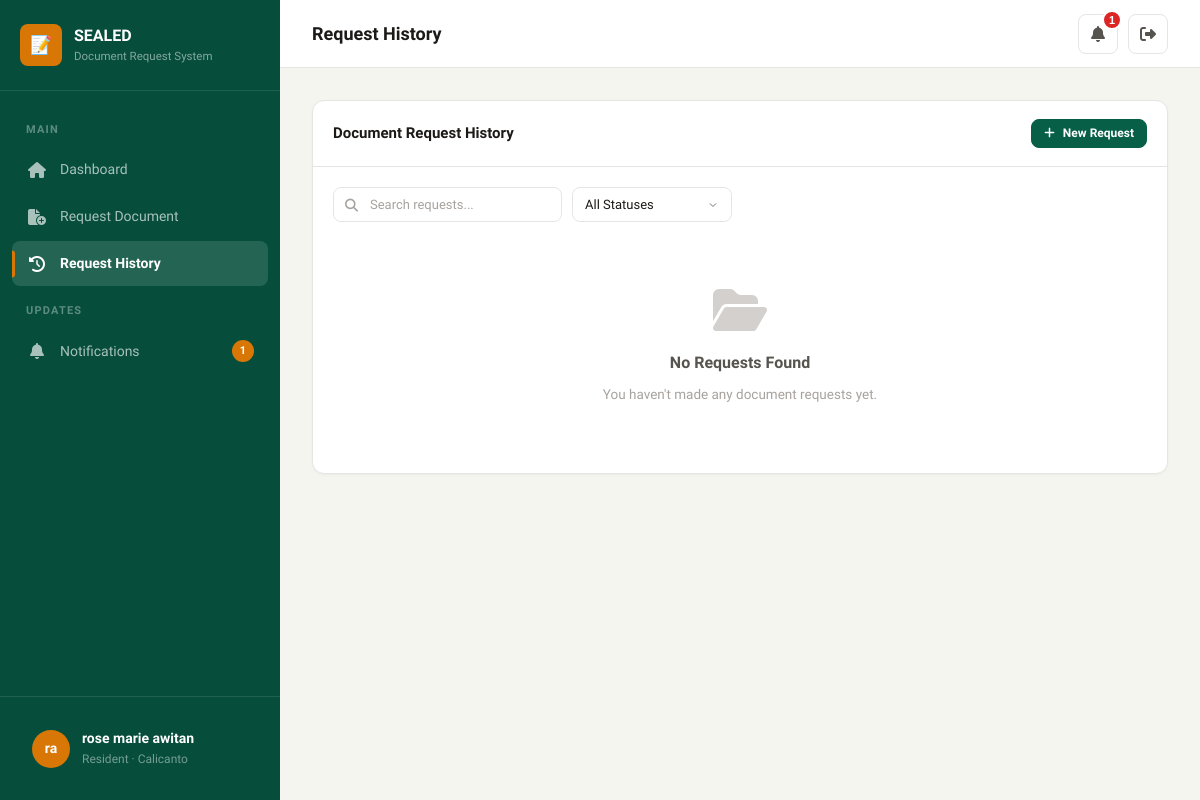
The page /resident/history/ (signed in) on the database as committed earlier.
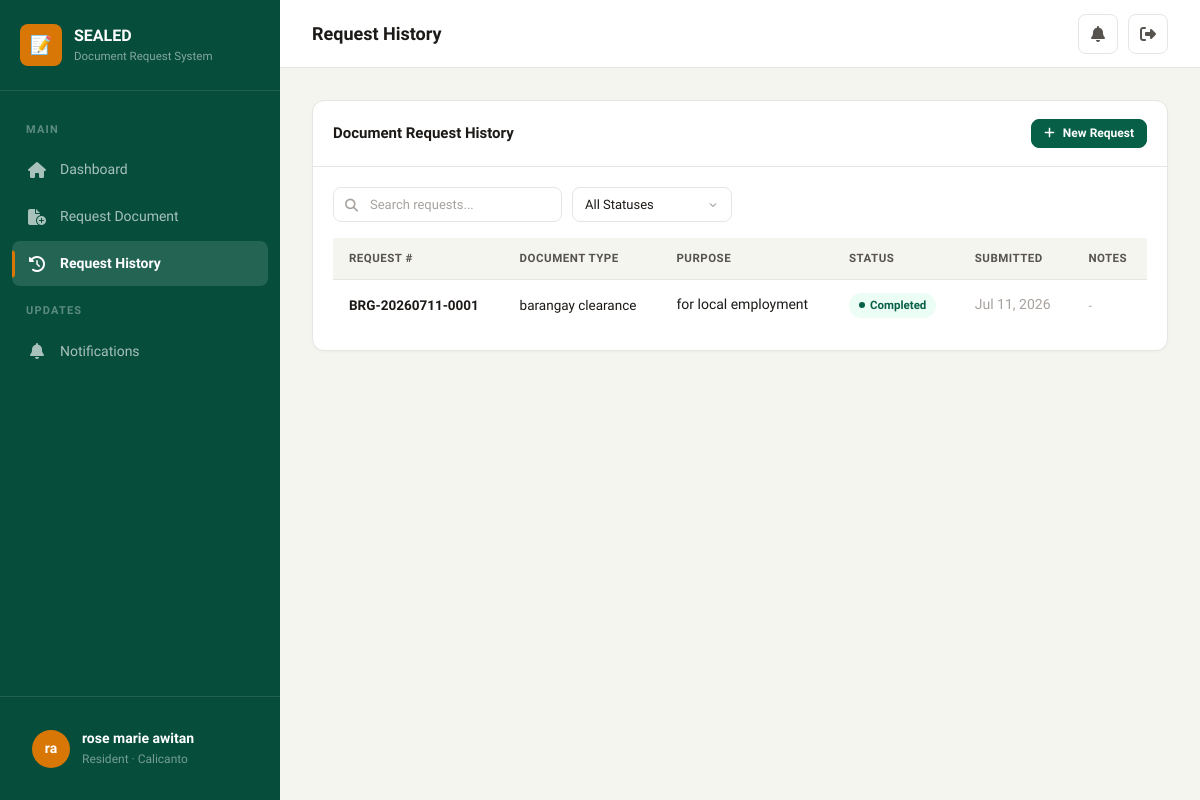
The same page on the database as committed later.
### brgy/models.py (models this page shows, shortened)
class CustomUser(AbstractUser):
    class Role(models.TextChoices):
        RESIDENT = 'resident', 'Resident'
        STAFF = 'staff', 'Staff'
        ADMIN = 'admin', 'Administrator'
    class VerificationStatus(models.TextChoices):
        PENDING = 'pending', 'Pending'
        APPROVED = 'approved', 'Approved'
        REJECTED = 'rejected', 'Rejected'
    id = models.UUIDField(primary_key=True, default=uuid.uuid4, editable=False)
    role = models.CharField(max_length=20, choices=Role.choices, default=Role.RESIDENT)
    barangay = models.ForeignKey(
        Barangay, on_delete=models.SET_NULL, null=True, blank=True, related_name='users'
    )
    verification_status = models.CharField(
        max_length=20, choices=VerificationStatus.choices, default=VerificationStatus.PENDING
    )
    phone_number = models.CharField(max_length=20, blank=True)
    address = models.TextField(blank=True)
    birth_date = models.DateField(null=True, blank=True)
    gender = models.CharField(max_length=10, blank=True)
    middle_name = models.CharField(max_length=150, blank=True)
    civil_status = models.CharField(max_length=20, blank=True, default='')
    occupation = models.CharField(max_length=100, blank=True, default='')
    id_type = models.CharField(max_length=50, blank=True, default='')
    id_front = models.ImageField(upload_to='resident_ids/', blank=True, null=True)
    id_back = models.ImageField(upload_to='resident_ids/', blank=True, null=True)
    profile_picture = models.ImageField(upload_to='profile_pictures/', blank=True, null=True)
    rejection_reason = models.TextField(blank=True, default='')
    class Meta:
        ordering = ['-date_joined']
    @property
    def is_verified_resident(self):
        return self.role == 'resident' and self.verification_status == 'approved'
    @property
    def display_name(self):
        return self.get_full_name() or self.username

class Barangay(models.Model):
    id = models.UUIDField(primary_key=True, default=uuid.uuid4, editable=False)
    name = models.CharField(max_length=200)
    address = models.TextField()
    contact_number = models.CharField(max_length=20, blank=True)
    email = models.EmailField(blank=True)
    chairman_name = models.CharField(max_length=200, blank=True)
    officials = models.JSONField(default=dict, blank=True)
    is_active = models.BooleanField(default=True)
    created_at = models.DateTimeField(auto_now_add=True)
    updated_at = models.DateTimeField(auto_now=True)
    class Meta:
        ordering = ['name']

class DocumentRequest(models.Model):
    class Status(models.TextChoices):
        PENDING = 'pending', 'Pending'
        APPROVED = 'approved', 'Approved'
        READY_FOR_PICKUP = 'ready_for_pickup', 'Ready for Pickup'
        COMPLETED = 'completed', 'Completed'
        REJECTED = 'rejected', 'Rejected'
    id = models.UUIDField(primary_key=True, default=uuid.uuid4, editable=False)
    request_number = models.CharField(max_length=30, unique=True, editable=False)
    resident = models.ForeignKey(CustomUser, on_delete=models.CASCADE, related_name='requests')
    document_type = models.ForeignKey(DocumentType, on_delete=models.CASCADE, related_name='requests')
    purpose = models.TextField()
    status = models.CharField(max_length=20, choices=Status.choices, default=Status.PENDING)
    staff_notes = models.TextField(blank=True)
    rejection_reason = models.TextField(blank=True)
    processed_by = models.ForeignKey(
        CustomUser, on_delete=models.SET_NULL, null=True, blank=True, related_name='processed_requests'
    )
    created_at = models.DateTimeField(auto_now_add=True)
    updated_at = models.DateTimeField(auto_now=True)
    completed_at = models.DateTimeField(null=True, blank=True)
    class Meta:
        ordering = ['-created_at']
    @property
    def status_color(self):
        colors = {
            'pending': 'warning',
            'approved': 'info',
            'ready_for_pickup': 'success',
            'completed': 'primary',
            'rejected': 'danger',
        }
        return colors.get(self.status, 'muted')

class DocumentType(models.Model):
    id = models.UUIDField(primary_key=True, default=uuid.uuid4, editable=False)
    name = models.CharField(max_length=200)
    description = models.TextField(blank=True)
    requirements = models.TextField(blank=True, help_text="One requirement per line")
    fee = models.DecimalField(max_digits=10, decimal_places=2, default=0, null=True, blank=True)
    is_active = models.BooleanField(default=True)
    barangay = models.ForeignKey(Barangay, on_delete=models.CASCADE, related_name='document_types')
    template_file = models.FileField(
        upload_to='document_templates/',
        blank=True,
        null=True,
        help_text="Upload a .docx template for this document"
    )
    created_at = models.DateTimeField(auto_now_add=True)
    class Meta:
        ordering = ['name']

### brgy/views.py (the view)
# urls.py: path('resident/history/', views.request_history, name='request_history'),
@login_required
@role_required('resident')
def request_history(request):
    user = request.user
    if not user.is_verified_resident:
        return redirect('resident_dashboard')
    reqs = DocumentRequest.objects.filter(resident=user)
    status_filter = request.GET.get('status', '')
    if status_filter:
        reqs = reqs.filter(status=status_filter)
    paginator = Paginator(reqs, 10)
    page_number = request.GET.get('page', 1)
    page_obj = paginator.get_page(page_number)
    return render(request, 'brgy/resident/request_history.html', {
        'page_obj': page_obj,
        'status_filter': status_filter,
        'status_choices': DocumentRequest.Status.choices,
    })

### brgy/templates/brgy/resident/request_history.html (shortened to what this page needs)
{% extends 'brgy/base.html' %}
{% block nav_res_history %}active{% endblock %}
{% block page_title %}Request History{% endblock %}
{% block content %}
<div class="card">
    <div class="card-header">
        <h3>Document Request History</h3>
        <a href="{% url 'request_document' %}" class="btn btn-primary btn-sm">
            <i class="fa-solid fa-plus"></i> New Request
        </a>
    </div>
    <div class="card-body">
        <div class="filter-bar mb-4">
            <form method="get" style="display:flex;gap:10px;flex-wrap:wrap;align-items:center;flex:1;">
                <div class="search-input-wrapper">
                    <i class="fa-solid fa-search"></i>
                    <input type="text" name="search" class="form-input" placeholder="Search requests..." value="{{ search }}">
                </div>
                <select name="status" class="form-input" style="width:auto;min-width:160px;" onchange="this.form.submit()">
                    <option value="">All Statuses</option>
                </select>
            </form>
        </div>
        {% if page_obj %}
        <div class="table-wrapper">
            <table class="table">
                <thead>
                    <tr>
                        <th>Request #</th>
                        <th>Document Type</th>
                        <th>Purpose</th>
                        <th>Status</th>
                        <th>Submitted</th>
                        <th>Notes</th>
                    </tr>
                </thead>
                <tbody>
                    {% for req in page_obj %}
                    <tr>
                        <td class="fw-600">{{ req.request_number }}</td>
                        <td>{{ req.document_type.name }}</td>
                        <td style="max-width:200px;"><span class="text-sm">{{ req.purpose|truncatechars:50 }}</span></td>
                        <td><span class="badge badge-{{ req.status_color }}">{{ req.get_status_display }}</span></td>
                        <td class="text-sm text-muted">{{ req.created_at|date:"M d, Y" }}</td>
                        <td style="max-width:150px;">
                            {% if req.staff_notes %}
                            <span class="text-xs text-muted" title="{{ req.staff_notes }}">{{ req.staff_notes|truncatechars:40 }}</span>
                            {% elif req.rejection_reason %}
                            <span class="text-xs text-danger" title="{{ req.rejection_reason }}">{{ req.rejection_reason|truncatechars:40 }}</span>
                            {% else %}
                            <span class="text-xs text-muted">-</span>
                            {% endif %}
                        </td>
                    </tr>
                    {% endfor %}
                </tbody>
            </table>
        </div>
        {% else %}
        <div class="empty-state">
            <i class="fa-solid fa-folder-open"></i>
            <h4>No Requests Found</h4>
            <p>{% if status_filter %}No requests with the selected status.{% else %}You haven't made any document requests yet.{% endif %}</p>
        </div>
        {% endif %}
    </div>
</div>
{% endblock %}

### brgy/templates/brgy/base.html (shortened to what this page needs)
{% load static %}
<!DOCTYPE html>
<html lang="en">
<head>
    <link rel="stylesheet" href="https://cdnjs.cloudflare.com/ajax/libs/font-awesome/6.5.1/css/all.min.css">
    <link rel="stylesheet" href="{% static 'css/style.css' %}">
</head>
<body>
    <div class="app-layout">
        <aside class="sidebar" id="sidebar">
            <div class="sidebar-header">
                <div class="sidebar-logo">
                    <div class="sidebar-logo-icon">📝</div>
                    <div class="sidebar-logo-text">
                        SEALED
                        <small>Document Request System</small>
                    </div>
                </div>
            </div>
            <nav class="sidebar-nav">
                {% if user.role == 'resident' %}
                <div class="sidebar-section-label">Main</div>
                <a href="{% url 'resident_dashboard' %}" class="sidebar-item {% block nav_res_dashboard %}{% endblock %}">
                    <i class="fa-solid fa-house"></i> Dashboard
                </a>
                <a href="{% url 'request_document' %}" class="sidebar-item {% block nav_res_request %}{% endblock %}">
                    <i class="fa-solid fa-file-circle-plus"></i> Request Document
                </a>
                <a href="{% url 'request_history' %}" class="sidebar-item {% block nav_res_history %}{% endblock %}">
                    <i class="fa-solid fa-clock-rotate-left"></i> Request History
                </a>
                <div class="sidebar-section-label">Updates</div>
                <a href="{% url 'notifications' %}" class="sidebar-item {% block nav_res_notifications %}{% endblock %}">
                    <i class="fa-solid fa-bell"></i> Notifications
                    {% if unread_notification_count > 0 %}
                    <span class="badge-sidebar">{{ unread_notification_count }}</span>
                    {% endif %}
                </a>
                {% endif %}
            </nav>
            <div class="sidebar-footer">
                <a href="{% url 'profile' %}" class="sidebar-user">
                    <div class="sidebar-avatar">{{ user.first_name.0 }}{{ user.last_name.0 }}</div>
                    <div class="sidebar-user-info">
                        <div class="sidebar-user-name">{{ user.display_name }}</div>
                        <div class="sidebar-user-role">{{ user.get_role_display }}{% if user.barangay %} &middot; {{ user.barangay.name }}{% endif %}</div>
                    </div>
                </a>
            </div>
        </aside>
        <main class="main-content">
            <header class="topbar">
                <div class="topbar-left">
                    <h1 class="topbar-title">{% block page_title %}Dashboard{% endblock %}</h1>
                </div>
                <div class="topbar-right">
                    <div style="position:relative">
                        <button class="topbar-btn" id="notifBtn" aria-label="Notifications">
                            <i class="fa-solid fa-bell"></i>
                            {% if unread_notification_count > 0 %}
                            <span class="topbar-badge">{{ unread_notification_count }}</span>
                            {% endif %}
                        </button>
                    </div>
                    <a href="{% url 'logout' %}" class="topbar-btn" title="Logout" data-confirm="Are you sure you want to logout?">
                        <i class="fa-solid fa-right-from-bracket"></i>
                    </a>
                </div>
            </header>
            <div class="page-content">
                {% block content %}{% endblock %}
            </div>
        </main>
    </div>
</body>
</html>

Rows that differ between the two databases and show on the page:
added DocumentRequest: request_number "BRG-20260711-0001", document_type.name "barangay clearance", purpose "for local employment", status "Completed", created_at "Jul 11, 2026"
Other text that changed with them:
{{ unread_notification_count }}: "1" → (not shown)
text no longer shown: "No Requests Found You haven't made any document requests yet."
text now shown: "REQUEST # DOCUMENT TYPE PURPOSE STATUS SUBMITTED NOTES"
